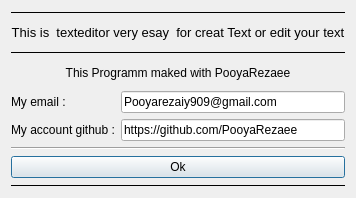
<?xml version="1.0" encoding="UTF-8"?>
<ui version="4.0">
 <class>Dialog</class>
 <widget class="QDialog" name="Dialog">
  <property name="geometry">
   <rect>
    <x>0</x>
    <y>0</y>
    <width>356</width>
    <height>198</height>
   </rect>
  </property>
  <property name="minimumSize">
   <size>
    <width>356</width>
    <height>198</height>
   </size>
  </property>
  <property name="maximumSize">
   <size>
    <width>356</width>
    <height>198</height>
   </size>
  </property>
  <property name="windowTitle">
   <string>info</string>
  </property>
  <layout class="QGridLayout" name="gridLayout">
   <item row="6" column="0" colspan="2">
    <widget class="Line" name="line_2">
     <property name="orientation">
      <enum>Qt::Horizontal</enum>
     </property>
    </widget>
   </item>
   <item row="5" column="1">
    <widget class="QLineEdit" name="lineEdit_2">
     <property name="text">
      <string>https://github.com/PooyaRezaee</string>
     </property>
     <property name="readOnly">
      <bool>true</bool>
     </property>
    </widget>
   </item>
   <item row="8" column="0" colspan="2">
    <widget class="Line" name="line_4">
     <property name="toolTipDuration">
      <number>-1</number>
     </property>
     <property name="frameShadow">
      <enum>QFrame::Plain</enum>
     </property>
     <property name="lineWidth">
      <number>1</number>
     </property>
     <property name="midLineWidth">
      <number>0</number>
     </property>
     <property name="orientation">
      <enum>Qt::Horizontal</enum>
     </property>
    </widget>
   </item>
   <item row="0" column="0" colspan="2">
    <widget class="Line" name="line_3">
     <property name="toolTipDuration">
      <number>-1</number>
     </property>
     <property name="frameShadow">
      <enum>QFrame::Plain</enum>
     </property>
     <property name="lineWidth">
      <number>1</number>
     </property>
     <property name="midLineWidth">
      <number>0</number>
     </property>
     <property name="orientation">
      <enum>Qt::Horizontal</enum>
     </property>
    </widget>
   </item>
   <item row="2" column="0" colspan="2">
    <widget class="Line" name="line">
     <property name="toolTipDuration">
      <number>-1</number>
     </property>
     <property name="frameShadow">
      <enum>QFrame::Plain</enum>
     </property>
     <property name="lineWidth">
      <number>1</number>
     </property>
     <property name="midLineWidth">
      <number>0</number>
     </property>
     <property name="orientation">
      <enum>Qt::Horizontal</enum>
     </property>
    </widget>
   </item>
   <item row="3" column="0" colspan="2">
    <widget class="QLabel" name="label_2">
     <property name="text">
      <string>This Programm maked with PooyaRezaee</string>
     </property>
     <property name="alignment">
      <set>Qt::AlignCenter</set>
     </property>
    </widget>
   </item>
   <item row="1" column="0" colspan="2">
    <widget class="QLabel" name="label">
     <property name="font">
      <font>
       <pointsize>10</pointsize>
      </font>
     </property>
     <property name="text">
      <string>This is  texteditor very esay  for creat Text or edit your text</string>
     </property>
     <property name="alignment">
      <set>Qt::AlignCenter</set>
     </property>
    </widget>
   </item>
   <item row="4" column="0">
    <widget class="QLabel" name="label_3">
     <property name="text">
      <string>My email :</string>
     </property>
    </widget>
   </item>
   <item row="5" column="0">
    <widget class="QLabel" name="label_4">
     <property name="text">
      <string>My account github :</string>
     </property>
    </widget>
   </item>
   <item row="4" column="1">
    <widget class="QLineEdit" name="lineEdit">
     <property name="text">
      <string>Pooyarezaiy909@gmail.com</string>
     </property>
     <property name="readOnly">
      <bool>true</bool>
     </property>
    </widget>
   </item>
   <item row="7" column="0" colspan="2">
    <widget class="QPushButton" name="pushButton">
     <property name="text">
      <string>Ok</string>
     </property>
    </widget>
   </item>
  </layout>
 </widget>
 <resources/>
 <connections/>
</ui>
